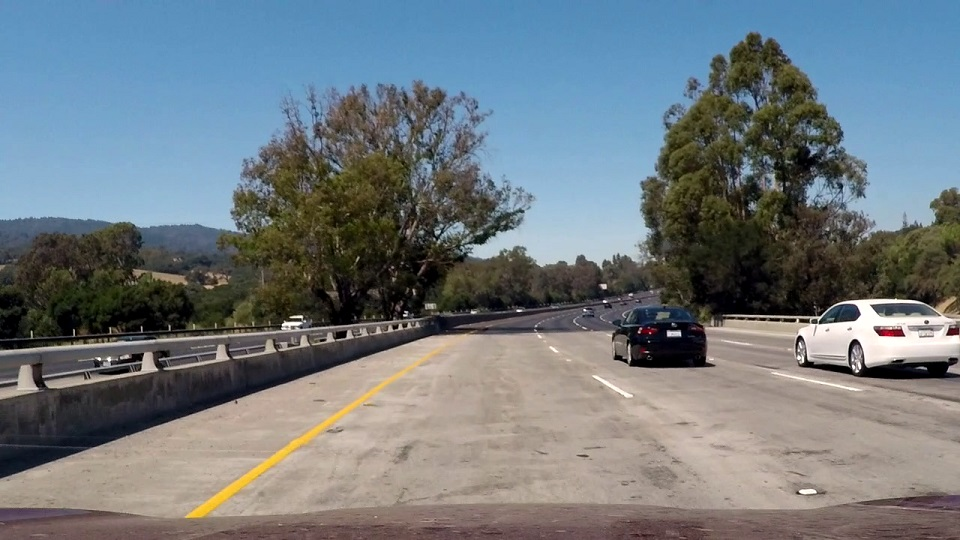
#> input picture P1-Finding_Lane_Lines/test_images/challange2.jpg, 960 x 540 px, found by its file name
$ python helper_functions.py
#> lines starting #> are read from the running program, lines starting #| are printed output that depends on the picture; after the words box and inside, x2 and y2 are one past the last pixel; in counts of white or black regions, pixels touching at a corner belong together
import os
import math
import matplotlib.pyplot as plt
import matplotlib.image as mpimg
import numpy as np
import cv2

def grayscale(img):
    """Applies the Grayscale transform
    This will return an image with only one color channel
    but NOTE: to see the returned image as grayscale
    (assuming your grayscaled image is called 'gray')
    you should call plt.imshow(gray, cmap='gray')"""
    return cv2.cvtColor(img, cv2.COLOR_RGB2GRAY)
    # Or use BGR2GRAY if you read an image with cv2.imread()
    # return cv2.cvtColor(img, cv2.COLOR_BGR2GRAY)

def canny(img, low_threshold, high_threshold):
    """Applies the Canny transform"""
    return cv2.Canny(img, low_threshold, high_threshold)

def gaussian_blur(img, kernel_size):
    """Applies a Gaussian Noise kernel"""
    return cv2.GaussianBlur(img, (kernel_size, kernel_size), 0)

def region_of_interest(img, vertices):
    """
    Applies an image mask.

    Only keeps the region of the image defined by the polygon
    formed from `vertices`. The rest of the image is set to black.
    `vertices` should be a numpy array of integer points.
    """
    #defining a blank mask to start with
    mask = np.zeros_like(img)

    #defining a 3 channel or 1 channel color to fill the mask with depending on the input image
    if len(img.shape) > 2:
        channel_count = img.shape[2]  # i.e. 3 or 4 depending on your image
        ignore_mask_color = (255,) * channel_count
    else:
        ignore_mask_color = 255

    #filling pixels inside the polygon defined by "vertices" with the fill color
    cv2.fillPoly(mask, vertices, ignore_mask_color)

    #returning the image only where mask pixels are nonzero
    masked_image = cv2.bitwise_and(img, mask)
    return masked_image


def draw_lines(img, lines, color=[255, 0, 0], thickness=2):
    """
    NOTE: this is the function you might want to use as a starting point once you want to
    average/extrapolate the line segments you detect to map out the full
    extent of the lane (going from the result shown in raw-lines-example.mp4
    to that shown in P1_example.mp4).

    Think about things like separating line segments by their
    slope ((y2-y1)/(x2-x1)) to decide which segments are part of the left
    line vs. the right line.  Then, you can average the position of each of
    the lines and extrapolate to the top and bottom of the lane.

    This function draws `lines` with `color` and `thickness`.
    Lines are drawn on the image inplace (mutates the image).
    If you want to make the lines semi-transparent, think about combining
    this function with the weighted_img() function below
    """
    # [4 lines of commented-out code are left out]

    line_img = np.zeros(
        (
            img.shape[0],
            img.shape[1],
            3
        ),
        dtype=np.uint8
    )
    img = np.copy(img)
    if lines is None:
        return
    for line in lines:
        for x1, y1, x2, y2 in line:
            cv2.line(line_img, (x1, y1), (x2, y2), color, thickness)
    img = cv2.addWeighted(img, 0.8, line_img, 1.0, 0.0)
    return img

def annotate_lines(img, cropped_img, rho, theta, threshold, min_line_len, max_line_gap):
    """
    `img` should be the output of a Canny transform.

    Returns an image with hough lines drawn.
    """
    lines = cv2.HoughLinesP(cropped_img, rho, theta, threshold, np.array([]), minLineLength=min_line_len, maxLineGap=max_line_gap)
    # weighted_imgage = weighted_img(lines, image, α=0.8, β=1., γ=0.)
    # hough_img = np.zeros((img.shape[0], img.shape[1], 3), dtype=np.uint8)

    left_line_x = []
    left_line_y = []
    right_line_x = []
    right_line_y = []

    if lines is not None:
        for line in lines:
            for x1, y1, x2, y2 in line:
                slope = (y2 - y1) / (x2 - x1)
                if math.fabs(slope) < 0.5:
                    continue
                if slope <= 0:
                    left_line_x.extend([x1, x2])
                    left_line_y.extend([y1, y2])
                else:
                    right_line_x.extend([x1, x2])
                    right_line_y.extend([y1, y2])

    min_y = int(img.shape[0] * (3 / 5))
    max_y = int(img.shape[0])

    right_x_start = 0
    right_x_end = 0
    left_x_start = 0
    left_x_end = 0


    if len(left_line_x) != 0 or len(left_line_y) != 0:
        poly_left = np.poly1d(np.polyfit(
            left_line_y,
            left_line_x,
            deg=1
        ))
        left_x_start = int(poly_left(max_y))
        left_x_end = int(poly_left(min_y))

    if len(right_line_y) != 0 or len(right_line_x) != 0:
        poly_right = np.poly1d(np.polyfit(
            right_line_y,
            right_line_x,
        deg=1
        ))
        right_x_start = int(poly_right(max_y))
        right_x_end = int(poly_right(min_y))

    line_image = draw_lines(
        img,
        [[
            [left_x_start, max_y, left_x_end, min_y],
            [right_x_start, max_y, right_x_end, min_y],
        ]],
        thickness=15,
    )
    return line_image

# Python 3 has support for cool math symbols.

# [13 lines left out: function weighted_img, not called in this run]

def process_image(image, kernel_size = 5,
                        low_threshold = 88,
                        high_threshold = 133,
                        rho = 7,
                        theta_coef=1,
                        threshold = 84,
                        min_line_length = 197,
                        max_line_gap = 1000):
    # NOTE: The output you return should be a color image (3 channel) for processing video below
    # TODO: put your pipeline here,
    # you should return the final output (image where lines are drawn on lanes)

    grayimg = grayscale(image)

    # Define a kernel size and apply Gaussian smoothing
    blur_gray = gaussian_blur(grayimg, kernel_size)

    # Define our parameters for Canny and apply
    edges = canny(blur_gray, low_threshold, high_threshold)

    # This time we are defining a four sided polygon to mask
    imshape = image.shape
    vertices = np.array([[(0,imshape[0]),(450, 330), (490, 300), (imshape[1],imshape[0])]], dtype=np.int32)
    masked_edges = region_of_interest(edges, vertices)

    # edge_finder = EdgeFinder(masked_edges, kernel_size, low_threshold, high_threshold)

    # Define the Hough transform parameters
    # Make a blank the same size as our image to draw on
    # rho - distance resolution in pixels of the Hough grid
    theta = theta_coef*np.pi/180 # angular resolution in radians of the Hough grid
    # threshold - minimum number of votes (intersections in Hough grid cell)
    # min_line_length - minimum number of pixels making up a line
    # max_line_gap - maximum gap in pixels between connectable line segments
    lines = annotate_lines(image, masked_edges, rho, theta, threshold, min_line_length, max_line_gap)

    plt.imshow(lines)  # if you wanted to show a single color channel image called 'gray', for example, call as plt.imshow(gray, cmap='gray')

    return lines

#reading in an image
# challange1.jpg
# challange2.jpg
# challange3.jpg
# solidWhiteCurve.jpg
# solidWhiteRight.jpg
# solidYellowCurve.jpg
# solidYellowCurve2.jpg
# solidYellowLeft.jpg
# whiteCarLaneSwitch.jpg
image = mpimg.imread('test_images/challange2.jpg')
#> image is the input picture: shape (540, 960, 3); mean R, G, B 112.3, 121.3, 126.7
process_image(image)
#> in grayscale, `return cv2.cvtColor(img, cv2.COLOR_RGB2GRAY)`:
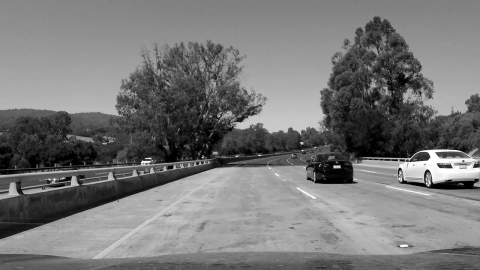
#> returned value: shape (540, 960) (shown at 1/2 size); min 0, max 255, mean 119.2
#> in canny, `return cv2.Canny(img, low_threshold, high_threshold)`:
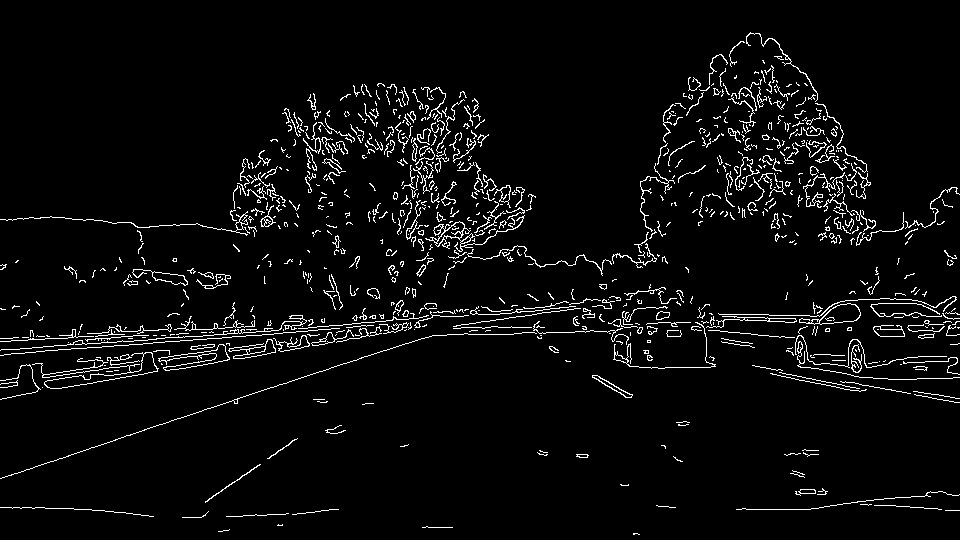
#> returned value: shape (540, 960); 4.3% white in thin lines or dots
#> in region_of_interest, `cv2.fillPoly(mask, vertices, ignore_mask_color)`:
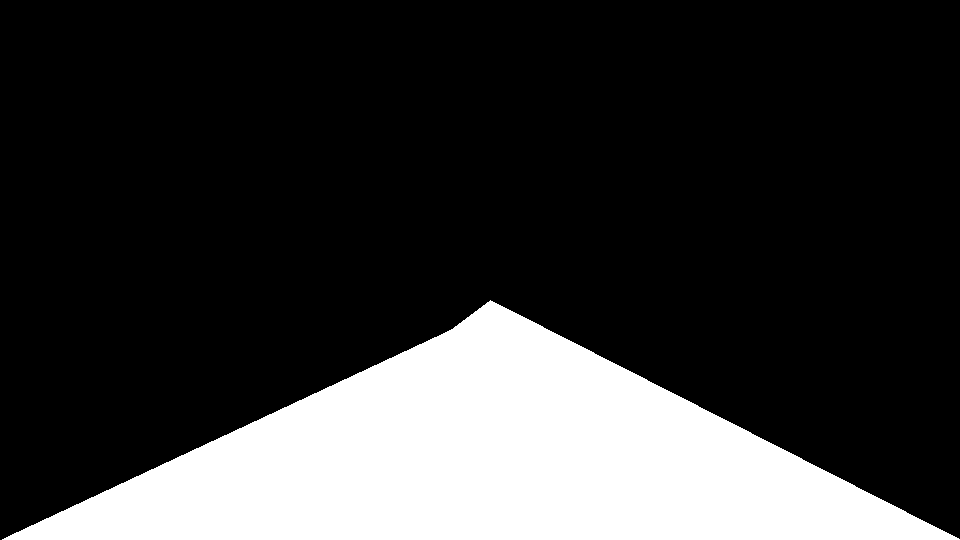
#> mask: shape (540, 960); 21.8% white; 1 white region, box (x1, y1, x2, y2) and area: (2, 300, 960, 540) 112774
#> in region_of_interest, `masked_image = cv2.bitwise_and(img, mask)`:
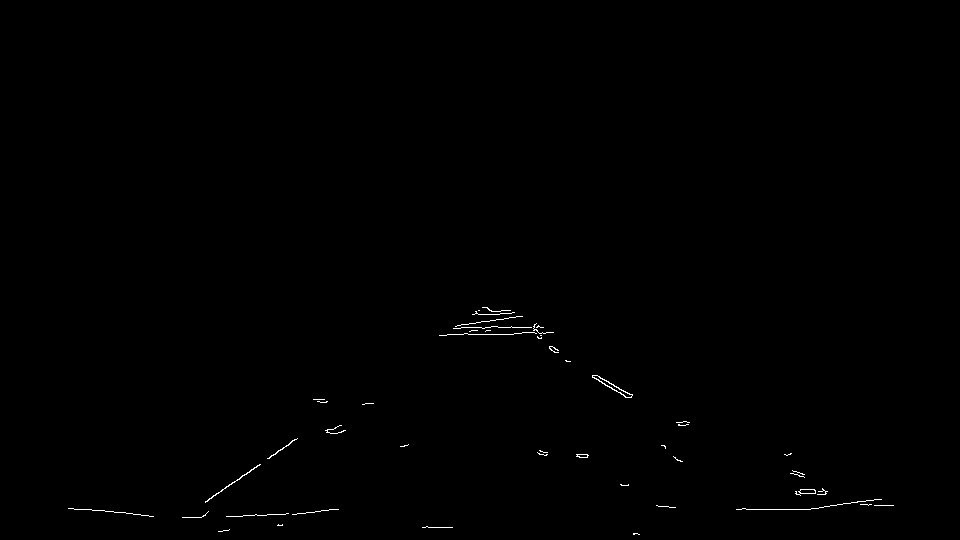
#> masked_image: shape (540, 960); 0.29% white in thin lines or dots, all inside (x1, y1, x2, y2) = (68, 307, 894, 535)
#> in annotate_lines, `lines = cv2.HoughLinesP(cropped_img, rho, theta, threshold, np.array([..`: lines = 19 rows, first 6: [126, 513, 881, 499], [490, 314, 801, 493], [205, 501, 489, 309], [202, 516, 871, 504], [74, 509, 810, 509], [470, 323, 855, 502]
#> the loop in annotate_lines, `for line in lines:` made 19 passes
#> after the loop in annotate_lines, `for line in lines:`: left_line_x = [205, 489, 193, 499, 196, 504]; left_line_y = [501, 309, 517, 311, 517, 310]; right_line_x = [490, 801, 491, 824, 502, 821, 475, 814, 500, 817, 475, 827, 502, 807, 484, 829]; right_line_y = [314, 493, 314, 506, 310, 494, 313, 493, 311, 494, 311, 506, 313, 489, 307, 506]
#> in annotate_lines, `left_x_start = int(poly_left(max_y))`: left_x_start = 156
#> in annotate_lines, `left_x_end = int(poly_left(min_y))`: left_x_end = 476
#> in annotate_lines, `right_x_start = int(poly_right(max_y))`: right_x_start = 891
#> in annotate_lines, `right_x_end = int(poly_right(min_y))`: right_x_end = 511
#> after the loop in draw_lines, `for line in lines:`:
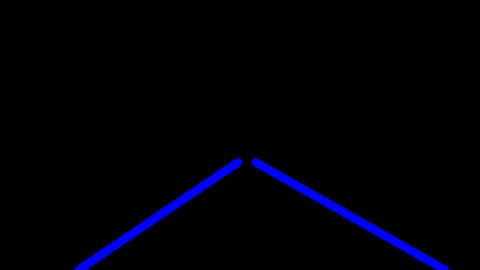
#> line_img: shape (540, 960, 3) (shown at 1/2 size); mean of channels 0, 1, 2 7, 0, 0; drawn as B, G, R
#> in draw_lines, `img = cv2.addWeighted(img, 0.8, line_img, 1.0, 0.0)`:
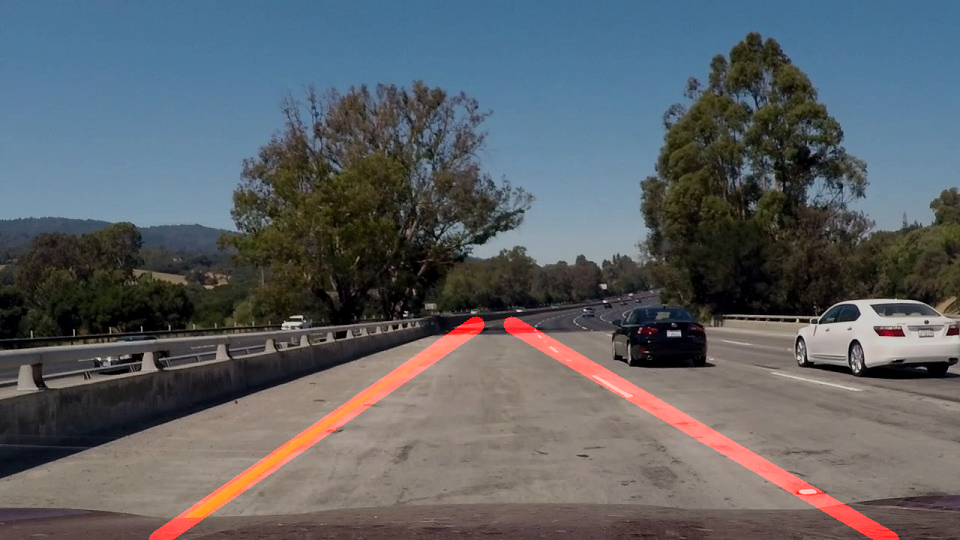
#> img: shape (540, 960, 3); mean R, G, B 92.8, 97.1, 101.4
plt.show()

# [9 lines of commented-out code are left out]

$ run again, with P1-Finding_Lane_Lines/test_images/challange1.jpg copied over P1-Finding_Lane_Lines/test_images/challange2.jpg
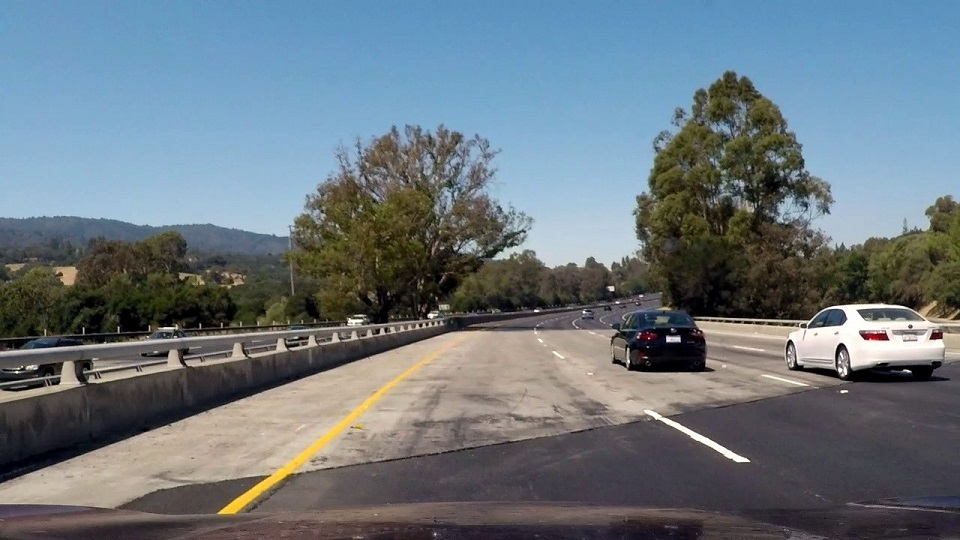
#> input picture P1-Finding_Lane_Lines/test_images/challange1.jpg, 960 x 540 px, found by its file name
#> image is the input picture: shape (540, 960, 3); mean R, G, B 106.9, 118.4, 126
#> in canny, `return cv2.Canny(img, low_threshold, high_threshold)`:
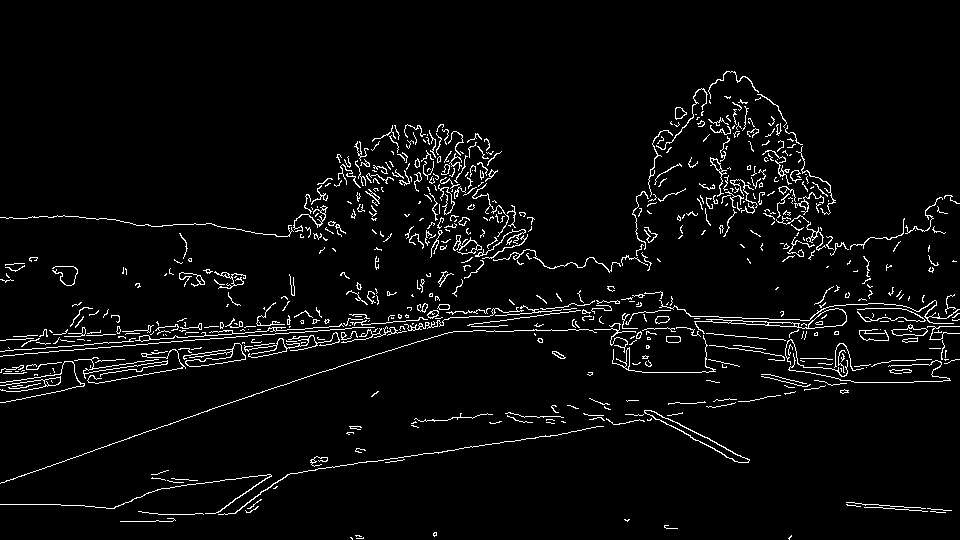
#> returned value: shape (540, 960); 4% white in thin lines or dots, all inside (x1, y1, x2, y2) = (0, 71, 960, 540)
#> mask: shape (540, 960); 21.8% white; 1 white region, box (x1, y1, x2, y2) and area: (2, 300, 960, 540) 112774
#> masked_image: shape (540, 960); 0.49% white in thin lines or dots, all inside (x1, y1, x2, y2) = (74, 308, 902, 540)
#> lines = 31 rows, first 6: [148, 492, 656, 412], [82, 505, 677, 422], [95, 507, 664, 417], [476, 311, 738, 462], [146, 521, 597, 401], [476, 316, 742, 457]
#> the loop in annotate_lines, `for line in lines:` made 31 passes
#> after the loop in annotate_lines, `for line in lines:`: left_line_x = [234, 502, 246, 517]; left_line_y = [513, 311, 511, 314]; right_line_x = [476, 738, 476, 742, 493, 700, 487, 702]; right_line_y = [311, 462, 316, 457, 308, 442, 309, 443]
#> left_x_start = 202
#> left_x_end = 493
#> right_x_start = 871
#> right_x_end = 505
#> in draw_lines, `img = cv2.addWeighted(img, 0.8, line_img, 1.0, 0.0)`:
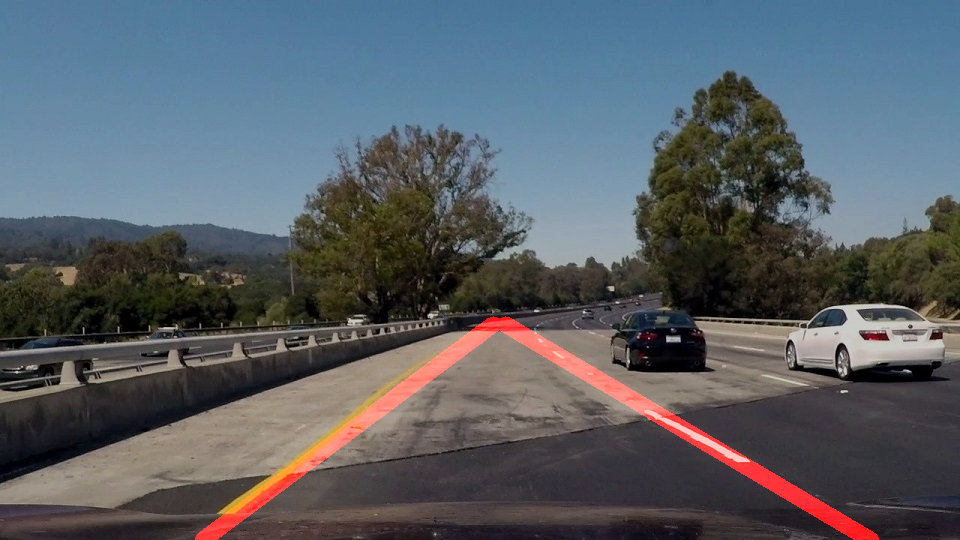
#> img: shape (540, 960, 3); mean R, G, B 88.9, 94.7, 100.8

$ run again, with P1-Finding_Lane_Lines/test_images/challange3.jpg copied over P1-Finding_Lane_Lines/test_images/challange2.jpg
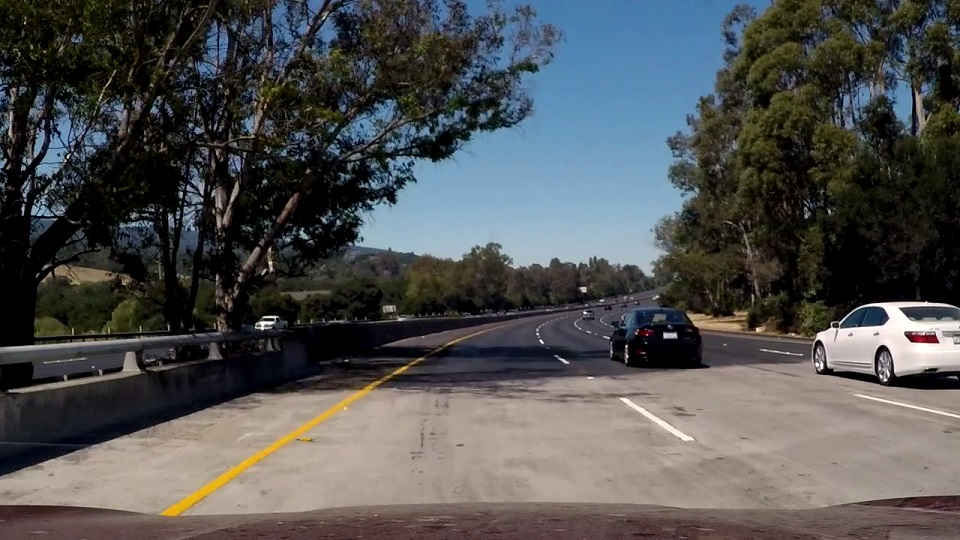
#> input picture P1-Finding_Lane_Lines/test_images/challange3.jpg, 960 x 540 px, found by its file name
#> image is the input picture: shape (540, 960, 3); mean R, G, B 80.6, 81.4, 81.7
#> in canny, `return cv2.Canny(img, low_threshold, high_threshold)`:
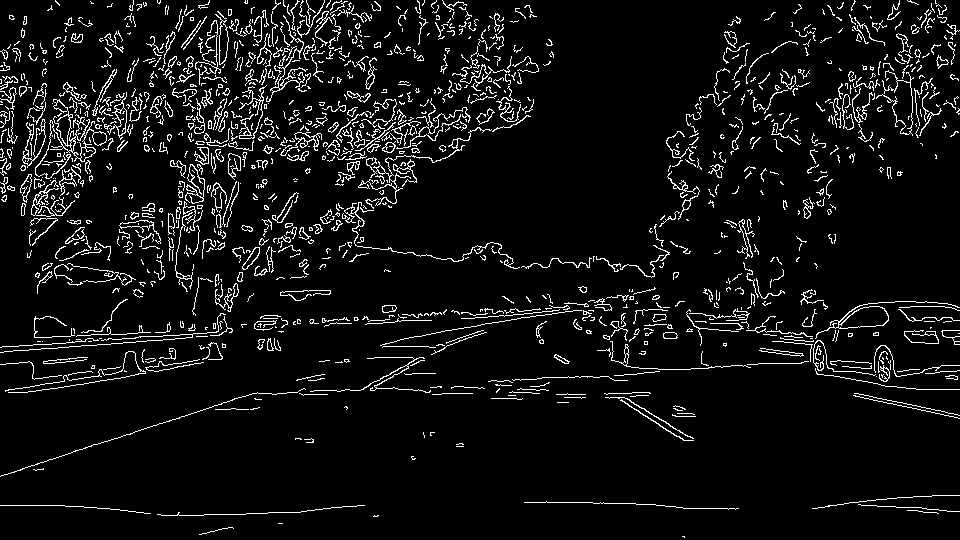
#> returned value: shape (540, 960); 6.6% white in thin lines or dots
#> mask: shape (540, 960); 21.8% white; 1 white region, box (x1, y1, x2, y2) and area: (2, 300, 960, 540) 112774
#> masked_image: shape (540, 960); 0.46% white in thin lines or dots, all inside (x1, y1, x2, y2) = (72, 308, 898, 538)
#> lines = 31 rows, first 6: [196, 515, 860, 504], [167, 515, 492, 312], [485, 309, 692, 438], [144, 513, 875, 500], [124, 510, 513, 312], [312, 394, 607, 394]
#> the loop in annotate_lines, `for line in lines:` made 31 passes
#> after the loop in annotate_lines, `for line in lines:`: left_line_x = [167, 492, 124, 513, 164, 492, 187, 502, 163, 510, 182, 489]; left_line_y = [515, 312, 510, 312, 515, 311, 515, 311, 515, 315, 515, 316]; right_line_x = [485, 692, 474, 828, 492, 831, 483, 693]; right_line_y = [309, 438, 326, 506, 310, 505, 317, 438]
#> left_x_start = 121
#> left_x_end = 480
#> right_x_start = 884
#> right_x_end = 497
#> in draw_lines, `img = cv2.addWeighted(img, 0.8, line_img, 1.0, 0.0)`:
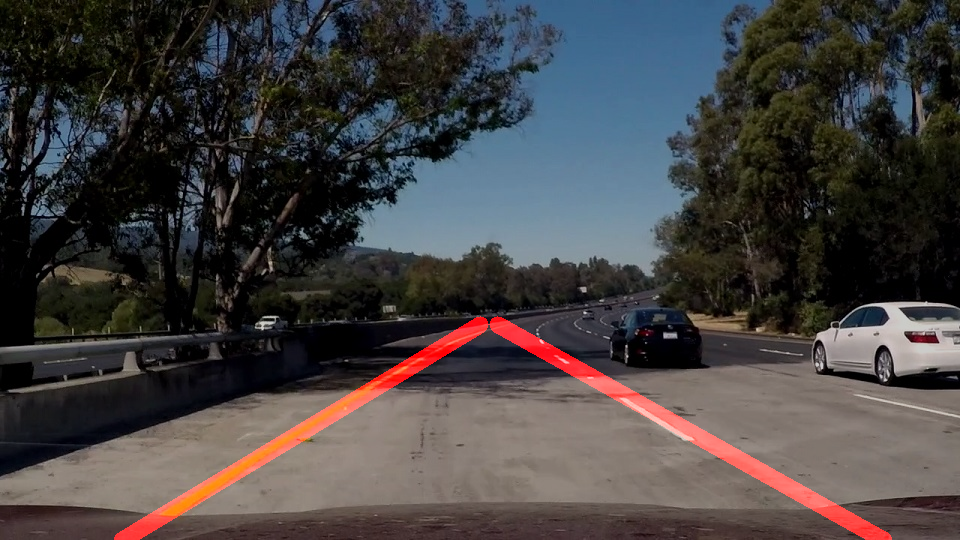
#> img: shape (540, 960, 3); mean R, G, B 68.5, 65.1, 65.4
